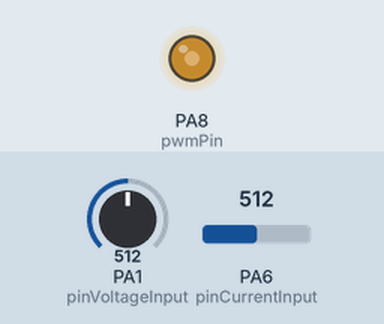
Recording of a sketch running on a simulated STM32 Blue Pill. On the bench: output pins drawn as LEDs (lit = HIGH). Inputs (shaded band) come from the test bench; at power-on: PA1 (pinVoltageInput) = 512, PA6 (pinCurrentInput) = 512. What the sketch prints to the serial monitor is not drawn.

Above: at 0.1 s.
Timing chart, 0 to 40.0 s (numbered marks = the images above):
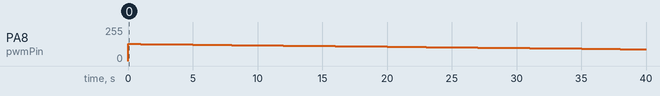

Measured:
- by itself, PA8 (pwmPin): 0/255 → 128/255 at 0.00 s, → 127/255 1.0 s later, → 126/255 1.0 s later, → 125/255 1.0 s later, … (40 changes in this stretch)

The sketch:

mpptSTM32.ino
```cpp
// Definir el pin donde se generará la señal PWM
const int pwmPin = PA8;           // Cambia por el pin que estés usando
const int pinVoltageInput = PA1;  // Entrada analógica para medir el voltaje de entrada A0
const int pinCurrentInput = PA6;  // Entrada analógica para medir la corriente de entrada A1

// Variables globales
float V_in = 0;
float I_in = 0;
float power = 0;
float previousPower = 0;
int dutyCycle = 255 * 0.5;  // Valor inicial del Duty Cycle (50% para PWM de 8 bits)
const int deltaDuty = 1;    // Incremento o decremento del Duty Cycle

void setup() {
  // Establecer la frecuencia del PWM en 62 kHz
  analogWriteFrequency(62 * 1000);  // 62 kHz
  pinMode(pwmPin, OUTPUT);
  pinMode(pwmPin, INPUT);
  pinMode(pwmPin, OUTPUT);

  Serial.begin(9600);  // Para monitoreo a través del puerto serie
}

void mppt(int *dutyCycle, float *power, float *previousPower) {
    // Algoritmo Perturbar y Observar
    if (*power > *previousPower) {
        if (*dutyCycle < 255) *dutyCycle += deltaDuty;  // Si la potencia ha aumentado, continuar ajustando en la misma dirección
    } else {
        if (*dutyCycle > 0) *dutyCycle -= deltaDuty;    // Si la potencia ha disminuido, invertir la dirección del ajuste
    }

    if (*dutyCycle < 0) *dutyCycle = 0;                 // Asegurar que el Duty Cycle esté dentro de los límites permitidos (0-255)
    if (*dutyCycle > 255) *dutyCycle = 255;

    analogWrite(pwmPin, *dutyCycle);                    // Actualizar el PWM con el nuevo Duty Cycle

    *previousPower = *power;                            // Actualizar `previousPower` con el valor actual de `power`
}

void loop() {
  V_in = analogRead(pinVoltageInput) * (3.3 / 1023.0);  // Leer voltaje de entrada    // Conversión ADC a voltaje (suponiendo 3.3 V de referencia)
  I_in = analogRead(pinCurrentInput) * (3.3 / 1023.0);  // Leer corriente de entrada  // Conversión ADC a corriente

  power = V_in * I_in;                                  // Calcular potencia

  mppt(&dutyCycle, &power, &previousPower);

  //dutyCycle = 253;                                    //harcodeo el duty para probar    // Guardar el valor de potencia anterior
  previousPower = power;

  printf("Valor de Vin: %.2f, Valor de Iin: %.2f\n", V_in, I_in);
  printf("Potencia total: %.2f\n", power);

  delay(1000);
}
```
